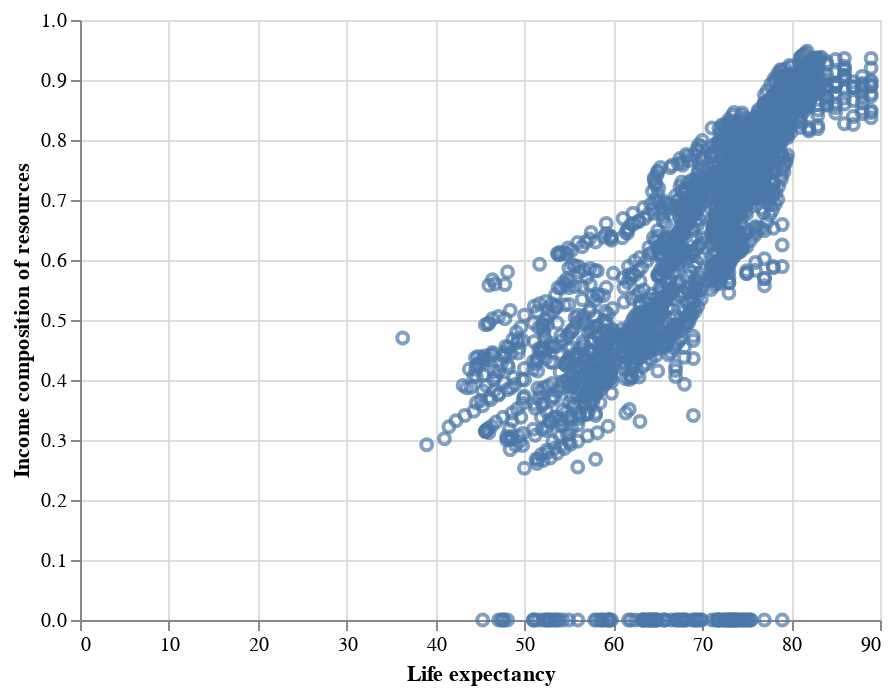

Write notebook code for a chart like this one.
### Markdown cell above
x

### Code cell
alt.Chart(health_factors).mark_point().encode(
    y='Income composition of resources',
    x = 'Life expectancy'
    )

### Figure 1 — Vega-Lite specification as saved in the notebook (floating-point values rounded to 4 significant figures; data arrays with more than 128 entries replaced by an {"elided": "..."} marker saying what was removed)
{"config": {"view": {"continuousWidth": 400, "continuousHeight": 300}}, "data": {"name": "data-fb7a9cb87f2745404a6ee70be0d36da9"}, "mark": "point", "encoding": {"x": {"field": "Life expectancy", "type": "quantitative"}, "y": {"field": "Income composition of resources", "type": "quantitative"}}, "$schema": "https://vega.github.io/schema/vega-lite/v4.17.0.json", "datasets": {"data-fb7a9cb87f2745404a6ee70be0d36da9": {"elided": "2482 records"}}}
